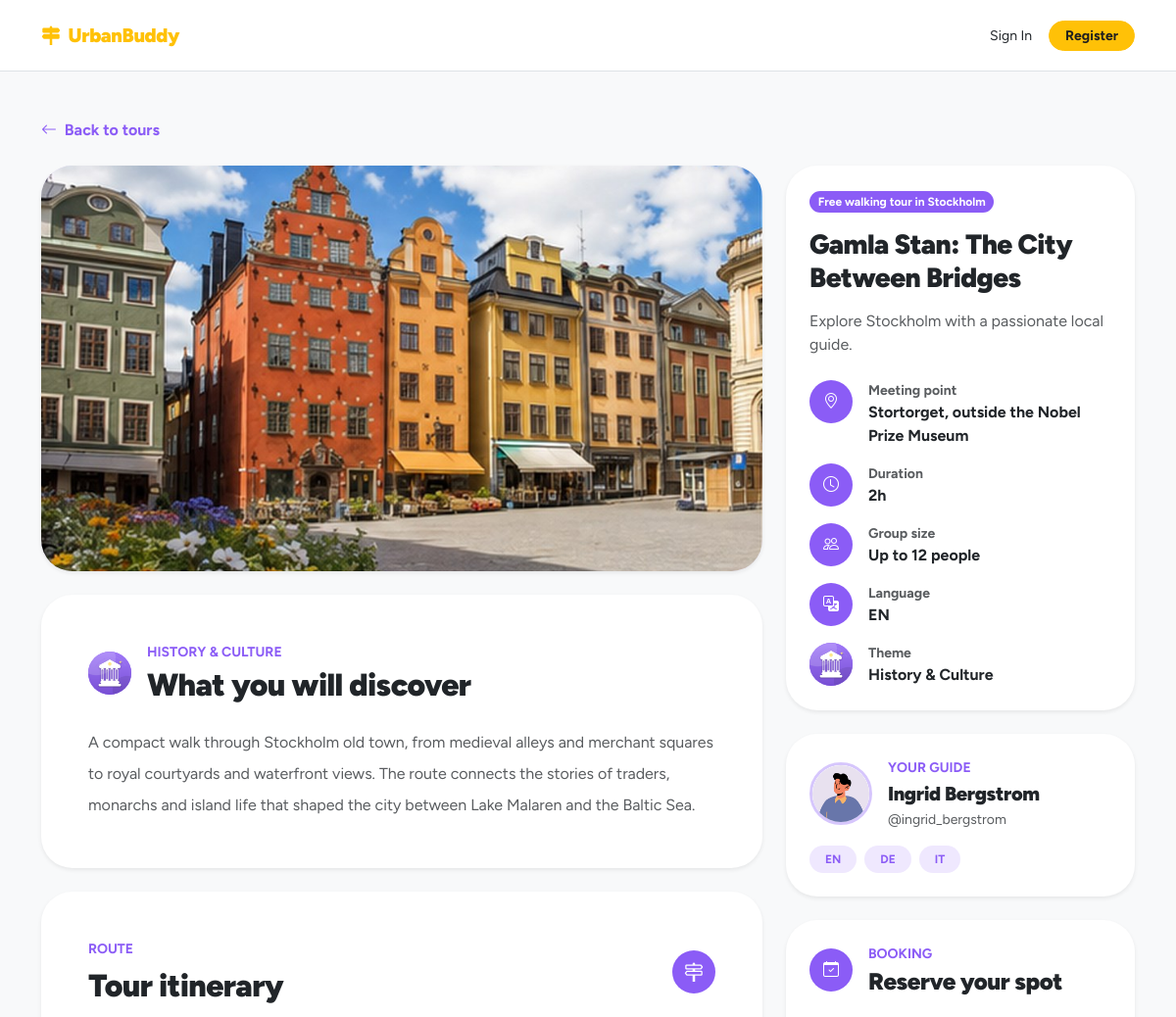
The page /tours/demo-tour-gamla-stan (upper part) on the database as committed earlier.
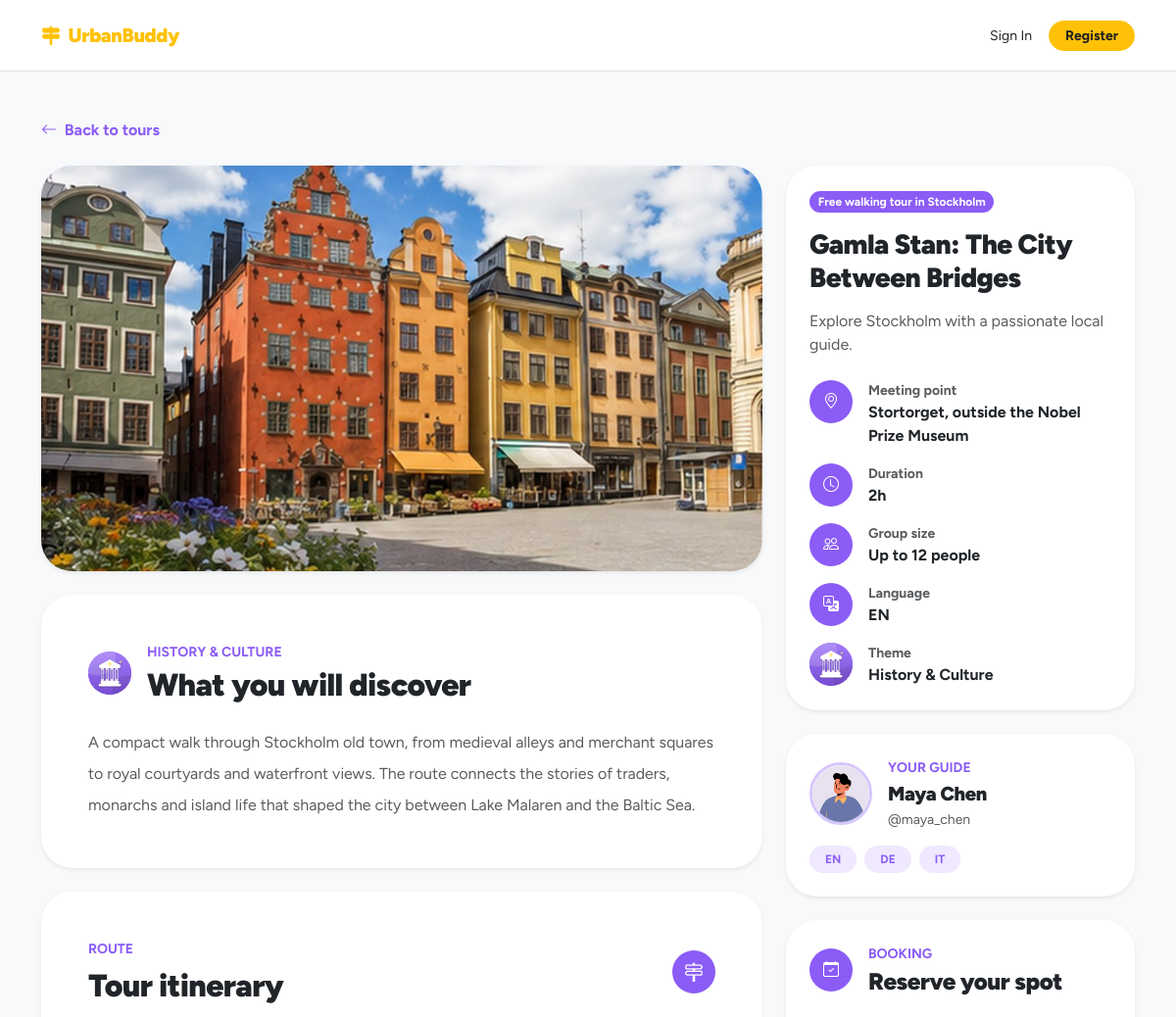
The same page on the database as committed later.
### tables this page shows
CREATE TABLE "users" (
	"id"	TEXT,
	"email"	TEXT NOT NULL UNIQUE,
	"password_hash"	TEXT NOT NULL,
	"first_name"	TEXT NOT NULL,
	"last_name"	TEXT NOT NULL,
	"username"	TEXT NOT NULL,
	"role"	BLOB NOT NULL CHECK("role" IN ('guide', 'participant', 'admin')),
	"created_at"	TEXT DEFAULT CURRENT_TIMESTAMP,
	"updated_at"	TEXT DEFAULT CURRENT_TIMESTAMP,
	"profile_photo"	TEXT,
	PRIMARY KEY("id")
);

### app/public/routes.py (the view)
@public_bp.route("/tours/<tour_id>")
def tour_detail(tour_id):
    tour = get_public_tour_or_404(tour_id)
    photos = TourPhotosDAO.list_photos_by_tour(tour.id)
    stops = TourStopsDAO.list_stops_by_tour(tour.id)
    weekly_slots = TourWeeklySlotsDAO.list_slots_by_tour(tour.id)
    theme = ThemesDAO.get_theme_by_id(tour.theme_id)
    language = LanguagesDAO.get_language_by_id(tour.language_id)
    template_data = build_public_tour_detail_data(
        tour=tour,
        photos=photos,
        stops=stops,
        weekly_slots=weekly_slots,
        theme=theme,
        language=language,
    )
    return render_template("tour_detail.html", **template_data)

### app/auth/dao.py (called while the page is built)
    @staticmethod
    def _get_guide_language_ids(guide_id: str):
        db = get_db()
        rows = db.execute(
            """
            SELECT language_id
            FROM guide_languages
            WHERE guide_id = ?
            """,
            (guide_id,)
        ).fetchall()
        return [row["language_id"] for row in rows]

    @staticmethod
    def _attach_guide_languages(user: User):
        if user is None:
            return None
        if user.role == "guide":
            user.guide_language_ids = UsersDAO._get_guide_language_ids(user.id)
        return user

    @staticmethod
    def get_user_by_id(user_id: str):
        db = get_db()
        row = db.execute(
            "SELECT * FROM users WHERE id = ?",
            (user_id,)
        ).fetchone()
        user = User.from_row(row)
        return UsersDAO._attach_guide_languages(user)

### app/core/db.py (called while the page is built)
def get_db():
    if 'conn' not in g:
        g.conn = sqlite3.connect(current_app.config["DATABASE"])
        g.conn.row_factory = sqlite3.Row
    return g.conn

### app/core/utils.py (called while the page is built)
def get_object_name(obj, fallback="Not specified"):
    return get_object_value(obj, "name", fallback)

### app/templates/tour_detail.html (shortened to what the changed rows need)
{% extends "base.html" %}
{% block content %}
<section
    class="py-5 theme-scope"
    style="--ub-primary: {{ theme_style.primary_color }}; --ub-primary-rgb: {{ theme_style.primary_rgb }}; --ub-on-primary: {{ theme_style.text_color }};"
>
    <div class="container">
        <div class="row g-4 align-items-start">
            <div class="col-lg-8">
                <section class="card border-0 shadow-sm rounded-5 mb-4">
                    <div class="card-body p-4 p-lg-5">
                        <div class="d-flex align-items-center gap-3 mb-4">
                            <div>
                                <h2 class="fw-black mb-0">
                                    What you will discover
                                </h2>
                            </div>
                        </div>
                    </div>
                </section>
                <section class="card border-0 shadow-sm rounded-5 mb-4">
                    <div class="card-body p-4 p-lg-5">
                        <div class="d-flex align-items-center justify-content-between gap-3 mb-4">
                            <div>
                                <h2 class="fw-black mb-0">
                                    Tour itinerary
                                </h2>
                            </div>
                        </div>
                    </div>
                </section>
            </div>
            <aside class="col-lg-4">
                <div class="sticky-aside">
                    <section class="card border-0 shadow-sm rounded-5 mb-4">
                        <div class="card-body p-4">
                            <h1 class="h3 fw-black mb-3">
                                {{ tour.title }}
                            </h1>
                        </div>
                    </section>
                    {% if guide %}
                        <section class="card border-0 shadow-sm rounded-5 mb-4">
                            <div class="card-body p-4">
                                <div class="d-flex align-items-center gap-3">
                                    {% if guide.profile_photo %}
                                        <img
                                            src="{{ url_for('static', filename='uploads/pics/' ~ guide.profile_photo) }}"
                                            alt="{{ guide.full_name }}"
                                            class="rounded-circle object-fit-cover border border-3 ub-border"
                                            style="width: 64px; height: 64px;"
                                        >
                                    {% else %}
                                        <span class="ub-icon-soft ub-icon-lg fs-3">
                                            <i class="bi bi-person"></i>
                                        </span>
                                    {% endif %}
                                    <div class="min-w-0">
                                        <span class="small text-uppercase fw-bold ub-text d-block mb-1">
                                            Your guide
                                        </span>
                                        <h2 class="h5 fw-black mb-1">
                                            {{ guide.full_name }}
                                        </h2>
                                        {% if guide.username %}
                                            <p class="small text-body-secondary mb-0">
                                                @{{ guide.username }}
                                            </p>
                                        {% endif %}
                                    </div>
                                </div>
                                {% if guide.languages %}
                                    <div class="d-flex flex-wrap gap-2 mt-3">
                                        {% for guide_language in guide.languages %}
                                            <span class="badge rounded-pill ub-badge-soft px-3 py-2">
                                                {{ guide_language }}
                                            </span>
                                        {% endfor %}
                                    </div>
                                {% endif %}
                            </div>
                        </section>
                    {% endif %}
                    <section id="booking" class="card border-0 shadow-sm rounded-5 mb-4">
                        <div class="card-body p-4">
                            <div class="d-flex align-items-center gap-3 mb-4">
                                <div>
                                    <h2 class="h4 fw-black mb-0">
                                        Reserve your spot
                                    </h2>
                                </div>
                            </div>
                        </div>
                    </section>
                </div>
            </aside>
        </div>
    </div>
</section>
{% endblock %}

Rows that differ between the two databases and show on the page:
removed users: profile_photo (placeholder picture), username "ingrid_bergstrom"
added users: profile_photo (placeholder picture), username "maya_chen"
Other text that changed with them:
{{ guide.full_name }}: "Ingrid Bergstrom" → "Maya Chen"
